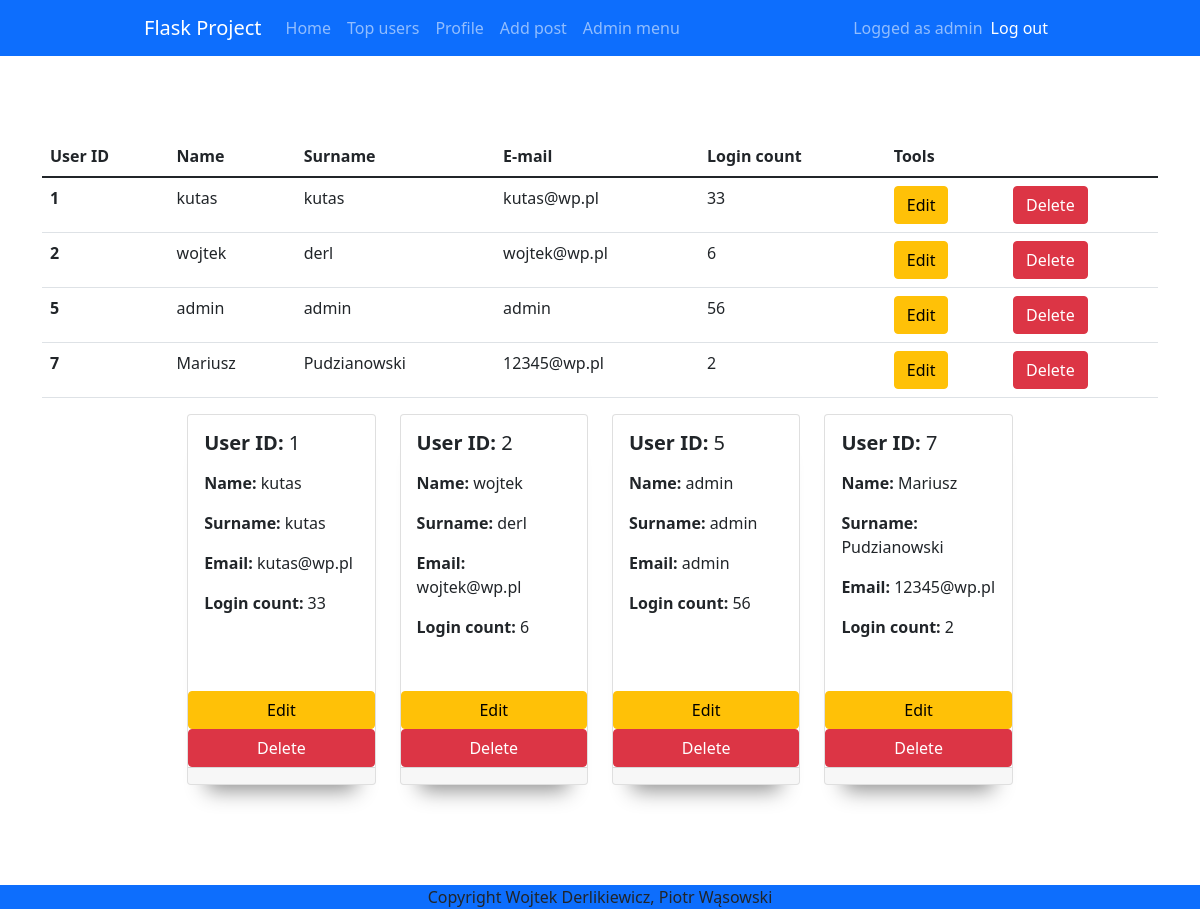
/admin (signed in), run on an earlier commit of the app's database.
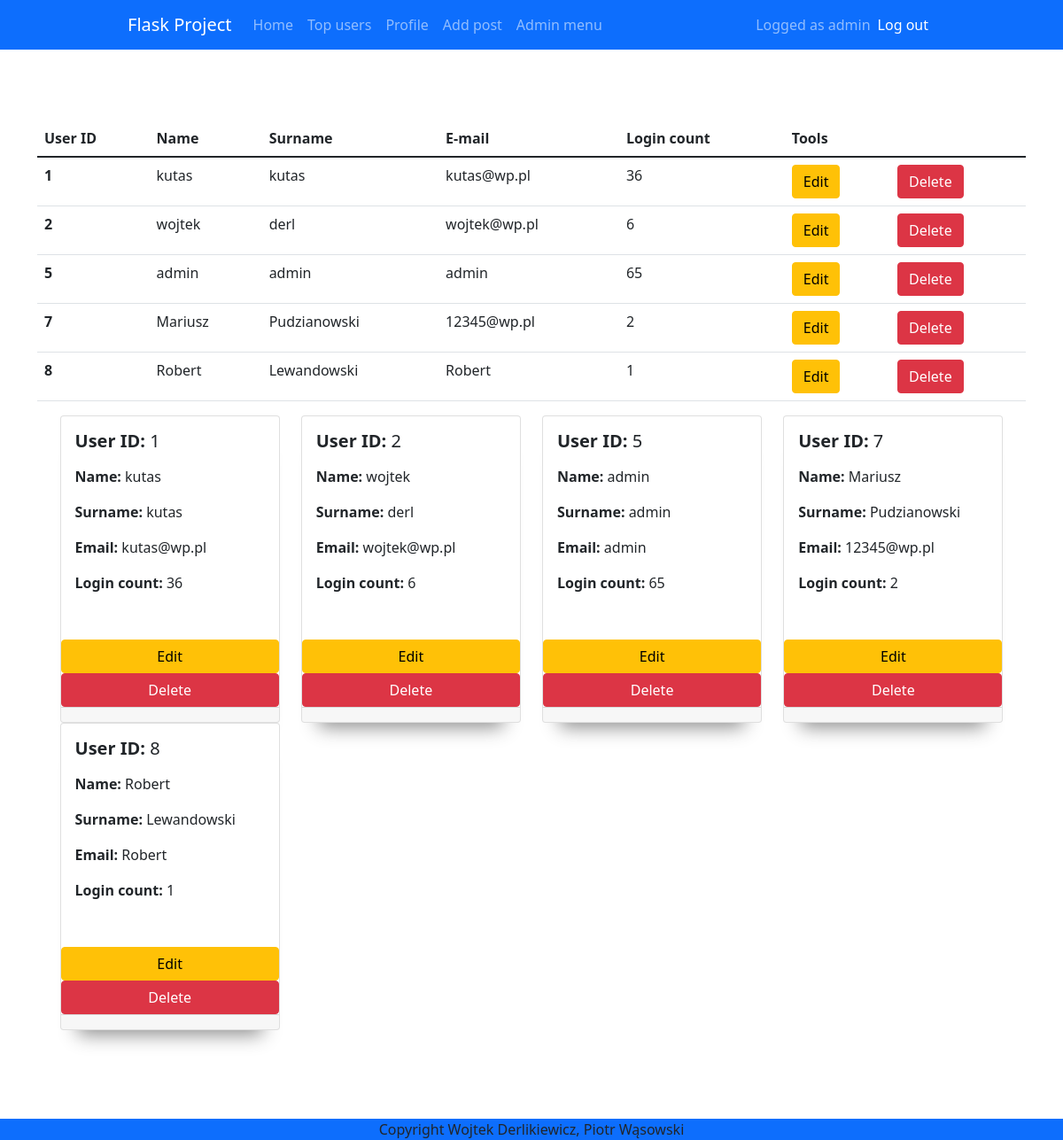
And on a later commit of the database.
### app.py (models this page shows)
class User(db.Model, UserMixin):
    id = db.Column(db.Integer, primary_key = True)
    email = db.Column(db.String(30), nullable=False, unique=True)
    name = db.Column(db.String(20), nullable=False)
    last_name = db.Column(db.String(20), nullable=False)
    password = db.Column(db.String(80), nullable=False)
    login_count = db.Column(db.Integer, nullable=False, default=0)
    isAdmin = db.Column(db.Boolean(), nullable=False, default=False)

### app.py (the view)
@app.route('/admin', methods=['GET', 'POST'])
@login_required
def admin():
    if(current_user.isAdmin == True):
        all_users = User.query.all()
        return render_template('admin.html', users = all_users)
    else:
        return redirect(url_for('home'))

### app.py (called while the page is built)
@login_manager.user_loader
def load_user(user_id):
    return User.query.get(int(user_id))

### templates/admin.html (shortened to what this page needs)
{% extends "base.html" %} {% block title %}Admin{% endblock %} {% block content
%}
<table class="table">
  <thead>
    <tr>
      <th scope="col">User ID</th>
      <th scope="col">Name</th>
      <th scope="col">Surname</th>
      <th scope="col">E-mail</th>
      <th scope="col">Login count</th>
      <th scope="col">Tools</th>
    </tr>
  </thead>
  <tbody>
    {% for user in users %}
    <tr>
      <th scope="row">{{ user.id }}</td>
      <td>{{ user.name }}</td>
      <td>{{ user.last_name }}</td>
      <td>{{ user.email }}</td>
      <td>{{ user.login_count }}</td>
      <td><a href="/admin/{{user.id}}/update" type="button" class="btn btn-warning">Edit</a></td>
      <td><a href="/admin/{{user.id}}/delete" type="button" class="btn btn-danger">Delete</a></td>
    </tr>
    {% endfor %}
  </tbody>
</table>
<div class="row row-cols-4">
  {% for user in users %}
  <div class="col">
    <div class="card h-100">
      <div class="card-body">
        <h5 class="card-title"><b>User ID: </b>{{ user.id }}</h5>
        <p class="card-text">
          <p><b>Name: </b>{{ user.name }}</p>
          <p><b>Surname: </b>{{ user.last_name }}</p>
          <p><b>Email: </b>{{ user.email }}</p>
          <p><b>Login count: </b>{{ user.login_count }}</p>
        </div>
          <a href="/admin/{{user.id}}/update" type="button" class="btn btn-warning">Edit</a>
          <a href="/admin/{{user.id}}/delete" type="button" class="btn btn-danger">Delete</a>
      <div class="card-footer">
      </div>
    </div>
  </div>
  {% endfor %}
</div>
{% endblock %}

### templates/base.html (shortened to what this page needs)
<!DOCTYPE html>
<html lang="pl">
  <head>
    {% block styles %}
    <link
      rel="stylesheet"
      href="{{url_for('.static', filename='styles/base.css')}}"
    />
    <link
      href="https://cdn.jsdelivr.net/npm/bootstrap@5.1.3/dist/css/bootstrap.min.css"
      rel="stylesheet"
    />
    {% endblock %}
  </head>
  <body>
    <nav class="navbar navbar-expand-lg navbar-dark bg-primary">
      <div class="container-fluid">
        <a class="navbar-brand" href="{{url_for('home')}}">Flask Project</a>
        <div class="collapse navbar-collapse" id="navbarText">
          <ul class="navbar-nav me-auto mb-2 mb-lg-0">
            <li class="nav-item">
              <a class="nav-link"
                aria-current="page"
                href="{{url_for('home')}}"
                >Home</a>
            </li>
            <li class="nav-item">
              <a class="nav-link" href="{{url_for('topUsers')}}">Top users</a>
            </li>
            {% if current_user.is_authenticated %}
            <li class="nav-item">
              <a class="nav-link" href="{{url_for('profile')}}">Profile</a>
            </li>
            <li class="nav-item">
              <a class="nav-link" href="{{url_for('add_post')}}">Add post</a>
            </li>
            {% if current_user.isAdmin == True %}
            <li class="nav-item">
              <a class="nav-link" href="{{url_for('admin')}}">Admin menu</a>
            </li>
            {% endif %}
            {% endif %}
          </ul>
          {% if current_user.is_authenticated %}
          <span class="navbar-text">
            Logged as {{current_user.name }}
            </span>
            <span class="navbar-item">
              <ul class="navbar-nav me-auto mb-2 mb-lg-0">
                <li class="nav-item">
                  <a
                    class="nav-link active"
                    aria-current="page"
                    href="{{url_for('logout')}}"
                    >Log out</a
                  >
                </li>
              </ul>
            </span>
            {% endif %}
        </div>
      </div>
    </nav>
    <div class="container">{% block content %} {% endblock %}</div>
    <footer>Copyright Wojtek Derlikiewicz, Piotr Wąsowski</footer>
  </body>
</html>

### static/styles/base.css (style rules this page uses)
body { margin: 0; background-color: dimgrey; font-family: "Roboto", sans-serif; }
a { text-decoration: none; }
.container { margin-top: 30px; padding-top: 50px; display: grid; place-items: center; }
.container-fluid { width: 78% !important; }
.card { width: 100%; height: fit-content; margin-bottom: 20px; box-shadow: rgba(0, 0, 0, 0.45) 0px 25px 20px -20px; }
footer { margin-top: 100px; height: fit-content; background-color: #0d6efd; text-align: center; }

What changed in the data, as far as the page shows it:
changed User "admin": login_count "56" → "65"
changed User "kutas": login_count "33" → "36"
added User: id "8", name "Robert", last_name "Lewandowski", email "Robert", login_count "1"
